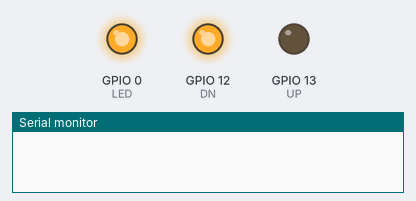
Simulated run of this sketch. Board: ESP8266 (NodeMCU). Parts: output pins drawn as LEDs (lit = HIGH), the last lines printed to the serial monitor. WiFi joins after 1.5 s; servers stay silent unless stated.

Above: at 0.1 s.
At 0.6 s:
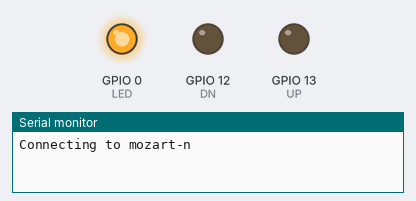
Timing chart, 0 to 2.1 s (numbered marks = the images above):
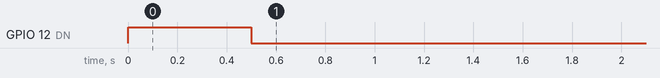

The sketch:

UDP_test.ino
```cpp
/*
 * Door controller for Loxone
 *
 * This program is for a Adafruit Huzzah ESP 8266 controller,
 * with a Pololu Basic 2-Channel SPDT Relay Carrier with 5VDC Relays
 * These control door open / door close contacts
 *
 * Documentation:
 * https://www.pololu.com/product/2485
 * https://learn.adafruit.com/adafruit-huzzah-esp8266-breakout/overview
 * Select Board AdaFruit Huzzah ESP8266
 * To program:
 *
 * Hold down the GPIO0 button, the red LED will be lit
 * While holding down GPIO0, click the RESET button
 * Release RESET, then release GPIO0
 * When you release the RESET button, the red LED will be lit dimly, this means its ready to bootload
 *
 * Pololu screw terminals for relay (if on the left of the board)
 *
 * top:    normally close
 * middle: common
 * bottom: normally open
 *
 * top relay = 1, enable 1
 * bottom relay = 2, enable 2
 *
 * Power V+ connect to Pololu VDD
 * GND to Pololu GND
 * pin 13 is connected to Relay 1 (which is for open / up)
 * pin 12 is connected to Relay 2 (which is for close / down)
 * pin 14 is a movement sensor. It is used to keep track of the state of the door or gate
 * states are: CLOSED, OPENING, OPEN, CLOSING
 *
 * Control is via sending UDP commands to port 2807 of the IP address (which is linked to the MAC address and static)
 *
 * UDP commands are:
 * up (to open or send the garage door up)
 * dn (to close or send the garage door down)
 * stateopen (to change the internal state of the controller)
 * stateclosed (also to change state, used in case the Loxone controller and device get out of sync)
 *
 */

#define DEBUG 1
#define GARAGE  1      // or GARAGE
#define USETILT 0      // if we use a tilt sensor

#include <ESP8266WiFi.h>
#include <WiFiUdp.h>

const char* ssid     = "mozart-n";
const char* password = "12HaHeLi94BebCnof";

WiFiUDP UDPTestServer;
unsigned int UDPPort = 2807;
String MiniServer = "192.168.2.102"; // the remote IP address

// IP address is fixed in router against MAC address

const int packetSize = 128;
byte packetBuffer[packetSize];

#define UP  13   // is connected to UP relay
#define DN  12   // is connected to DOWN relay
#define TILT 14  // tilt sensor
#define LED 0    // show a led, note, LED is inverted

#define OPEN    1
#define CLOSING 2
#define CLOSED  3
#define OPENING 4

char* replyBuffer []={"", "open", "closing", "closed", "opening"};

// Variables will change:
int doorState = CLOSED
;         // the current state of the door...
int tiltState;             // the current reading from the input pin
int lasttiltState = LOW;   // the previous reading from the input pin

// the following variables are unsigned long's because the time, measured in miliseconds,
// will quickly become a bigger number than can be stored in an int.
unsigned long lastDebounceTime = 0;  // the last time the output pin was toggled
unsigned long debounceDelay = 100;    // the debounce time; increase if the output flickers

void setup() {

  pinMode(LED, OUTPUT);
  digitalWrite(LED, HIGH);

  pinMode(DN, OUTPUT);
  pinMode(UP, OUTPUT);
  pinMode(TILT, INPUT);

  digitalWrite(DN, LOW);             // turn the relay off by making the voltage LOW
  digitalWrite(UP, LOW);             // turn the relay off by making the voltage LOW

  // And ensure we close the garage door
  digitalWrite(DN, HIGH);            // turn the relay on, and the LED on (HIGH is the voltage level)
  delay(500);                       // wait for a bit
  digitalWrite(DN, LOW);             // turn the relay off by making the voltage LOW

#ifdef DEBUG
  Serial.begin(115200);
  delay(10);
  Serial.println();
  Serial.println();
  Serial.print("Connecting to ");
  Serial.println(ssid);
#endif

  WiFi.begin(ssid, password);

#ifdef GARAGE
  // deze waarde is ook gereserveerd voor 18:FE:34:F4:D4:71, ons MAC adres
  WiFi.config(IPAddress(192, 168, 2, 103), IPAddress(192, 168, 2, 1), IPAddress(255, 255, 255, 0));
#endif

#ifdef GATE
  // deze waarde is ook gereserveerd voor 18:FE:34:F4:D4:71, ons MAC adres
  WiFi.config(IPAddress(192, 168, 2, 105), IPAddress(192, 168, 2, 1), IPAddress(255, 255, 255, 0));
#endif

  while (WiFi.status() != WL_CONNECTED) {
    delay(500);
#ifdef DEBUG
    Serial.print(".");
#endif
  }

#ifdef DEBUG
  Serial.println("");
  Serial.println("WiFi connected");
  Serial.println("IP address: ");
  Serial.println(WiFi.localIP());
#endif

  UDPTestServer.begin(UDPPort);

}

int value = 0;
int duration = 0;

void loop() {
   handleUDPServer();
   delay(10);

#ifdef TILTSENSOR
  // read the state of the switch into a local variable:
  int reading = digitalRead(TILT);

  // check to see if you just pressed the tilt
  // (i.e. the input went from LOW to HIGH),  and you've waited
  // long enough since the last press to ignore any noise:

  // If the switch changed, due to noise or pressing:
  if (reading != lasttiltState) {
    // reset the debouncing timer
    lastDebounceTime = millis();
  }

  if ((millis() - lastDebounceTime) > debounceDelay) {
    // whatever the reading is at, it's been there for longer
    // than the debounce delay, so take it as the actual current state:

    // if the tilt state has changed:
    if (reading != tiltState) {
      tiltState = reading;

      // tilt state has changed, now we handle the door state
      switch (doorState) {
        // Finite State Machine
        case OPEN:
          doorState = CLOSING;
          break;
        case CLOSING:
          doorState = CLOSED;
          break;
        case CLOSED:
          doorState = OPENING;
          break;
        case OPENING:
          doorState = OPEN;
          break;
      }


    // send a reply, to the IP address and port that sent us the packet we received
    UDPTestServer.beginPacket(UDPTestServer.remoteIP(), UDPTestServer.remotePort());
    UDPTestServer.write(replyBuffer[doorState]);
    UDPTestServer.endPacket();

  #ifdef DEBUG
      Serial.print("Sending doorState ");
      Serial.println(replyBuffer[doorState]);
  #endif
    }
  }

  // save the reading.  Next time through the loop,
  // it'll be the lasttiltState:
  lasttiltState = reading;
#endif
}

void handleUDPServer() {
  int cb = UDPTestServer.parsePacket();
  if (cb) {
    UDPTestServer.read(packetBuffer, packetSize);
    String myData = "";
    for(int i = 0; i < packetSize; i++) {
      myData += (char)packetBuffer[i];
    }
#ifdef DEBUG
    Serial.println(myData);
#endif
    // mydata is: up or dn
    if (myData == "up") {
      digitalWrite(UP, HIGH);            // turn the relay on, and the LED on (HIGH is the voltage level)
      delay(500);                       // wait for a bit
      digitalWrite(UP, LOW);             // turn the relay off by making the voltage LOW
     }
    if (myData == "dn") {
      digitalWrite(DN, HIGH);            // turn the relay on, and the LED on (HIGH is the voltage level)
      delay(500);                       // wait for a bit
      digitalWrite(DN, LOW);             // turn the relay off by making the voltage LOW
     }

    if (myData == "stateopen") {
      doorState = OPEN;
     }
    if (myData == "stateclosed") {
      doorState = CLOSED;
     }

  }
}
```
